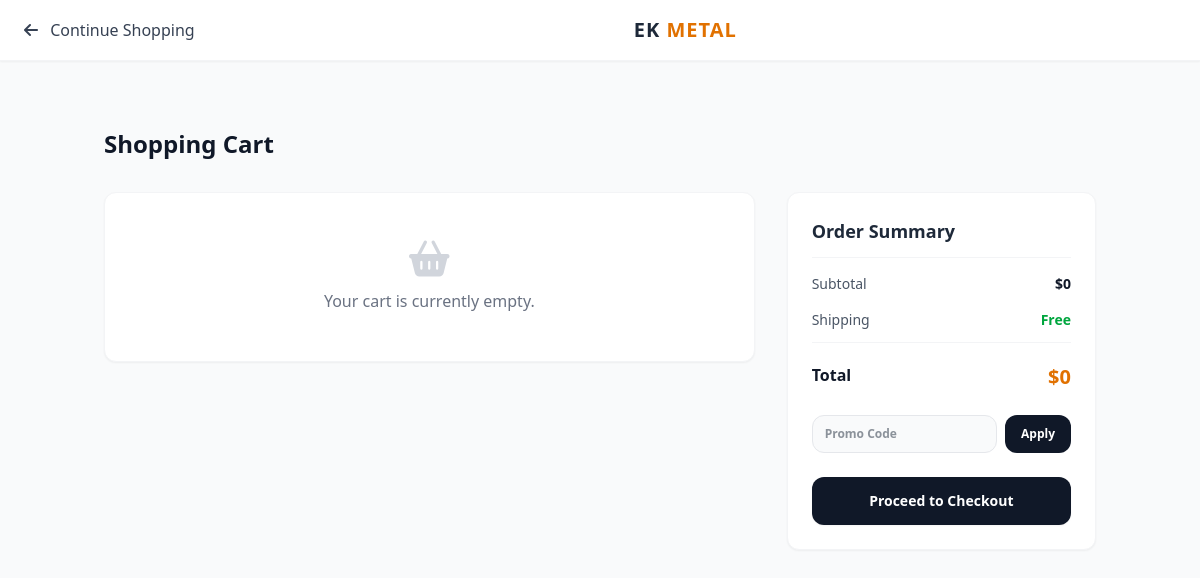
The app's page /cart/ (signed in), older data.
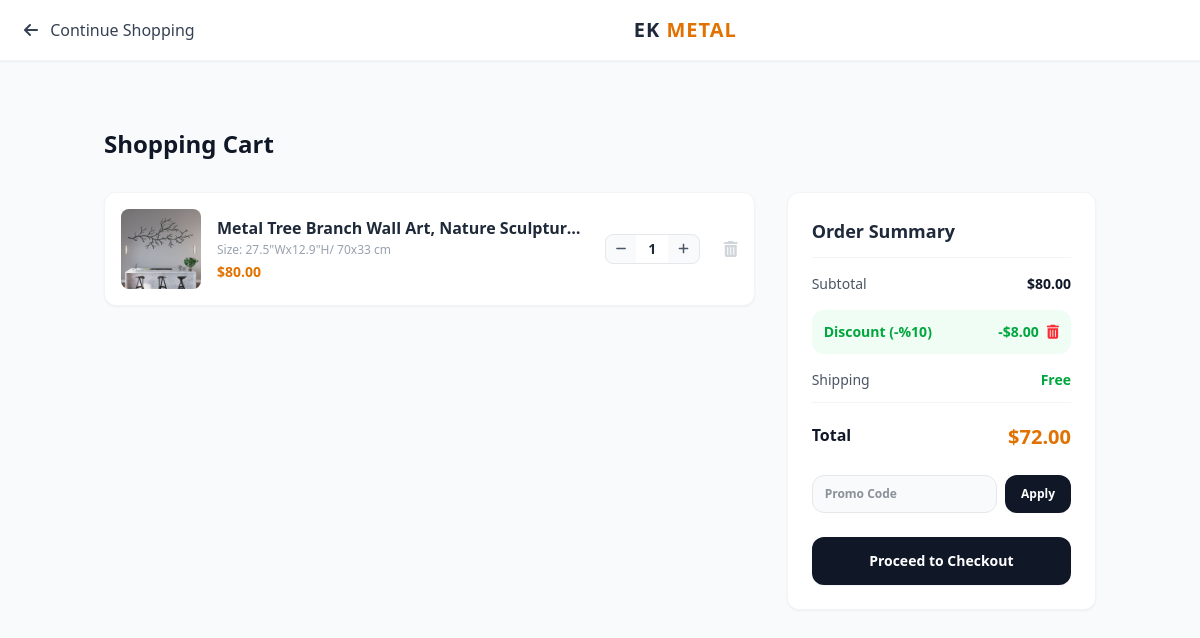
The same page, newer data.
### shop/models.py (models this page shows, shortened)
class Cart(models.Model):
    user = models.OneToOneField(User, on_delete=models.CASCADE, related_name='cart', verbose_name="User")
    coupon = models.ForeignKey(Coupon, on_delete=models.SET_NULL, null=True, blank=True, verbose_name="Uygulanan Kupon")
    created_at = models.DateTimeField(auto_now_add=True)
    def get_subtotal_price(self):
        return sum(item.get_item_total() for item in self.items.all())
    def get_discount_amount(self):
        subtotal = self.get_subtotal_price()
        if self.coupon:
            return (subtotal * self.coupon.discount_percent) / 100
        return 0
    def get_total_price(self):
        subtotal = self.get_subtotal_price()
        discount = self.get_discount_amount()
        return max(0, subtotal - discount)

class CartItem(models.Model):
    cart = models.ForeignKey(Cart, on_delete=models.CASCADE, related_name='items', verbose_name="Cart")
    product = models.ForeignKey(Product, on_delete=models.CASCADE, verbose_name="Product")
    variant = models.ForeignKey(ProductVariant, on_delete=models.SET_NULL, null=True, blank=True, verbose_name="Selected Variant")
    quantity = models.PositiveIntegerField(default=1, verbose_name="Quantity")
    def get_item_total(self):
        if self.variant:
            return self.variant.price_impact * self.quantity
        base = self.product.discount_price if self.product.discount_price else self.product.price
        return base * self.quantity

class Product(models.Model):
    category = models.ForeignKey(Category, on_delete=models.CASCADE, related_name='products', verbose_name="Category")
    title = models.CharField(max_length=200, verbose_name="Product Title")
    description = models.TextField(verbose_name="Product Description")
    description_features = models.TextField(blank=True, null=True, verbose_name="2. Açıklama (Kutulara Gidecek Kurumsal Metin)")
    price = models.DecimalField(max_digits=10, decimal_places=2, verbose_name="Base Price (Smallest Size)")
    discount_price = models.DecimalField(max_digits=10, decimal_places=2, null=True, blank=True, verbose_name="Discounted Base Price")
    stock = models.IntegerField(default=0, verbose_name="Stock Quantity")
    main_image = models.ImageField(upload_to='products/main/', verbose_name="Main Image")
    video = models.FileField(upload_to='products/videos/', null=True, blank=True, verbose_name="Product Video (Optional)")
    is_active = models.BooleanField(default=True, verbose_name="Is Active?")
    created_at = models.DateTimeField(auto_now_add=True, verbose_name="Created At")
    class Meta:
        verbose_name = "Product"
        verbose_name_plural = "Products"

class ProductVariant(models.Model):
    product = models.ForeignKey(Product, on_delete=models.CASCADE, related_name='variants', verbose_name="Product")
    size = models.CharField(max_length=50, help_text="e.g., 20x28 inches, 40x60 inches", verbose_name="Size / Dimensions")
    price_impact = models.DecimalField(max_digits=10, decimal_places=2, default=0.00, verbose_name="Price Impact (+$)")
    class Meta:
        verbose_name = "Product Size Variant"
        verbose_name_plural = "Product Size Variants"

class Coupon(models.Model):
    code = models.CharField(max_length=50, unique=True, verbose_name="Kupon Kodu")
    discount_percent = models.PositiveIntegerField(default=10, verbose_name="İndirim Oranı (%)")
    is_active = models.BooleanField(default=True, verbose_name="Aktif mi?")
    created_at = models.DateTimeField(auto_now_add=True)

### shop/views.py (the view)
# urls.py: path('cart/', views.cart_detail, name='cart_detail'),
def cart_detail(request):
    if not request.user.is_authenticated:
        return redirect('login')
    cart, created = Cart.objects.get_or_create(user=request.user)
    return render(request, 'shop/cart_detail.html', {'cart': cart})

### shop/context_processors.py (called while the page is built)
def cart_item_count(request):
    if not request.user.is_authenticated:
        return {'cart_items_total': 0}
    try:
        cart = Cart.objects.get(user=request.user)
        total_items = sum(item.quantity for item in cart.items.all())
        return {'cart_items_total': total_items}
    except Cart.DoesNotExist:
        return {'cart_items_total': 0}

### shop/templates/shop/cart_detail.html (shortened to what the changed rows need)
<!DOCTYPE html>
<html lang="en">
<head>
    <script src="https://cdn.jsdelivr.net/npm/@tailwindcss/browser@4"></script>
    <link rel="stylesheet" href="https://cdnjs.cloudflare.com/ajax/libs/font-awesome/6.4.0/css/all.min.css">
</head>
<body class="bg-gray-50 text-gray-900 font-sans pt-24">
    <main class="max-w-5xl mx-auto px-4 py-8">
        <h1 class="text-2xl font-black text-gray-900 mb-8">Shopping Cart</h1>
        <div class="grid grid-cols-1 lg:grid-cols-3 gap-8">
            <div class="lg:col-span-2 space-y-4">
                {% for item in cart.items.all %}
                <div id="cart-item-row-${{ item.id }}" class="bg-white p-4 rounded-xl shadow-xs flex gap-4 items-center border border-gray-100 relative group">
                    <img src="{{ item.product.main_image.url }}" class="w-20 h-20 object-cover rounded-lg bg-gray-50 shrink-0">
                    <div class="flex-1 min-w-0">
                        <h3 class="font-bold text-gray-800 text-base truncate">{{ item.product.title }}</h3>
                        <p class="text-xs text-gray-400 mt-0.5">Size: {% if item.variant %}{{ item.variant.size }}{% else %}Standard{% endif %}</p>
                        <p class="text-sm font-bold text-amber-600 mt-1">$<span id="item-total-${{ item.id }}">{{ item.get_item_total }}</span></p>
                    </div>
                    <div class="flex items-center border border-gray-200 rounded-lg bg-gray-50 overflow-hidden shrink-0">
                        <button onclick="changeQuantity('{{ item.id }}', 'decrease')" class="px-2.5 py-1.5 hover:bg-gray-200 text-gray-600 transition text-xs font-bold cursor-pointer">
                            <i class="fa-solid fa-minus"></i>
                        </button>
                        <span id="item-qty-${{ item.id }}" class="px-3 py-1 font-semibold text-sm text-gray-800 bg-white min-w-8 text-center">
                            {{ item.quantity }}
                        </span>
                        <button onclick="changeQuantity('{{ item.id }}', 'increase')" class="px-2.5 py-1.5 hover:bg-gray-200 text-gray-600 transition text-xs font-bold cursor-pointer">
                            <i class="fa-solid fa-plus"></i>
                        </button>
                    </div>
                    <a href="{% url 'remove_from_cart' item.id %}" class="text-gray-300 hover:text-red-500 transition pl-2 shrink-0">
                        <i class="fa-solid fa-trash-can text-base"></i>
                    </a>
                </div>
                {% empty %}
                <div class="text-center py-12 bg-white rounded-xl shadow-xs border border-gray-100">
                    <i class="fa-solid fa-basket-shopping text-4xl text-gray-300 mb-3"></i>
                    <p class="text-gray-500">Your cart is currently empty.</p>
                </div>
                {% endfor %}
            </div>
            <div class="space-y-4 h-fit">
                <div class="bg-white p-6 rounded-xl shadow-xs border border-gray-100 space-y-4">
                    <h2 class="font-bold text-gray-800 text-lg border-b pb-3 border-gray-100">Order Summary</h2>
                    <div class="flex justify-between text-sm text-gray-600">
                        <span class="font-semibold text-gray-900">$<span id="cart-subtotal-span">{{ cart.get_subtotal_price }}</span></span>
                    </div>
                    <div id="discount-wrapper" class="{% if not cart.coupon %}hidden{% endif %} flex justify-between text-sm text-green-600 font-semibold bg-green-50 p-3 rounded-xl items-center">
                        <span id="discount-label">Discount (-%{% if cart.coupon %}{{ cart.coupon.discount_percent }}{% else %}0{% endif %})</span>
                        <div class="flex items-center gap-2">
                            <span>-$<span id="cart-discount-span">{{ cart.get_discount_amount }}</span></span>
                            <a href="{% url 'remove_coupon' %}" class="text-red-500 hover:text-red-700 transition"><i class="fa-solid fa-trash-can"></i></a>
                        </div>
                    </div>
                    <div class="flex justify-between text-base font-bold text-gray-900 pt-1">
                        <span class="text-xl text-amber-600 font-black">$<span id="cart-total-span">{{ cart.get_total_price }}</span></span>
                    </div>
                </div>
            </div>
        </div>
    </main>
</body>
</html>

Row changes from the older to the newer data that the page shows:
added CartItem: product.main_image (picture), product "Metal Tree Branch Wall Art, Nature Sculptur…", variant.size "27.5\"Wx12.9\"H/ 70x33 cm", get_item_total "80.00", quantity "1"
changed Cart: get_subtotal_price "0" → "80.00"; coupon_id empty → 1 (drawn); coupon.discount_percent (not shown) → "10"; get_discount_amount (not shown) → "8.00"; get_total_price "0" → "72.00"
Text that changed along with them:
text no longer shown: "Your cart is currently empty."
text now shown: "Discount (-% ) -$"
